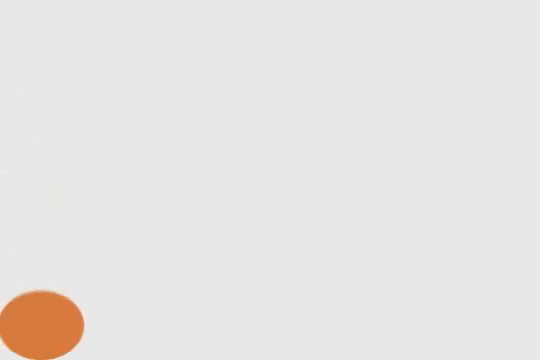
#> input picture frame 30 of Orange Bouncing Ball Animation.mp4, 540 x 360 px, given in place of stream2, which was not available
$ python masks.py
#> lines starting #> are read from the running program, lines starting #| are printed output that depends on the picture; after the words box and inside, x2 and y2 are one past the last pixel; in counts of white or black regions, pixels touching at a corner belong together; pictures that were not available may be replaced by others from this repository, and a replacement may not be noted
import cv2
import numpy as np
from collections import deque
from playsound import playsound
import threading
import os

# Config
WIDTH, HEIGHT = 800, 400
FPS = 25
DURACION = 10  # grabacion
FRAMES_UMBRAL = FPS * DURACION
FRAMES_EXTRA = 3 * FPS  # repeticion

cap = cv2.VideoCapture("rtsp://PabloJ1012:PabloJ1012@192.168.1.109:554/stream2")
buffer_frames = deque(maxlen=FRAMES_UMBRAL)


pts_src = np.load("esquinas.npy")
#> (reads esquinas.npy from the repository)
pts_dst = np.float32([
    [0, 0],
    [WIDTH - 1, 0],
    [WIDTH - 1, HEIGHT - 1],
    [0, HEIGHT - 1]
])
M = cv2.getPerspectiveTransform(pts_src, pts_dst)

porterias = np.load("porterias.npy", allow_pickle=True).item()
#> (reads porterias.npy from the repository)
p1_A, p2_A = tuple(porterias["porteria_A"][0]), tuple(porterias["porteria_A"][1])
p1_B, p2_B = tuple(porterias["porteria_B"][0]), tuple(porterias["porteria_B"][1])


contador_A = 1
contador_B = 1
ultimo_gol_A = -FRAMES_UMBRAL
ultimo_gol_B = -FRAMES_UMBRAL
lado_anterior_A = None
lado_anterior_B = None
frames_post_A = []
frames_post_B = []
post_gol_restante_A = 0
post_gol_restante_B = 0
frame_actual = 0


def punto_cruza_linea(punto, p1, p2):
    A, B, P = np.array(p1), np.array(p2), np.array(punto)
    AB, AP = B - A, P - A
    return np.cross(AB, AP) > 0

# Sonido
def reproducir_sonido():
    sonido = os.path.join(os.path.dirname(__file__), "gol.mp3")
    threading.Thread(target=playsound, args=(sonido,), daemon=True).start()

print("Presiona 'q' para salir")

while True:
    ret, frame = cap.read()
#> frame is the input picture: shape (360, 540, 3); mean B, G, R 227.9, 229.3, 231.6
    if not ret:
        print("Error leyendo frame")
        continue

    frame = cv2.warpPerspective(frame, M, (WIDTH, HEIGHT))
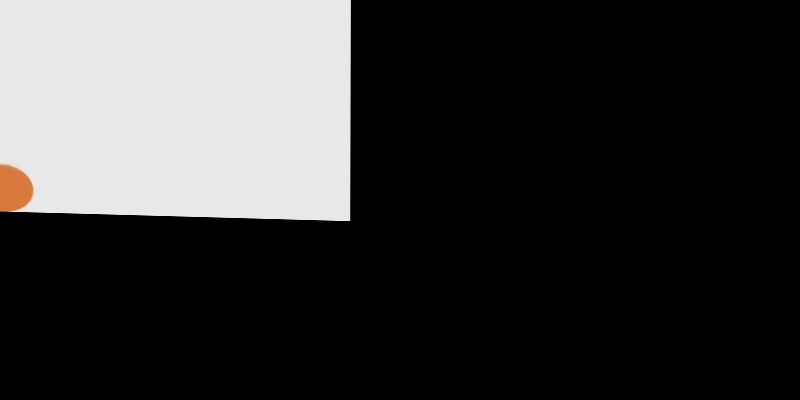
#> frame: shape (400, 800, 3); mean B, G, R 54.3, 54.5, 54.9

    cv2.line(frame, p1_A, p2_A, (0, 255, 0), 2)
    cv2.putText(frame, "Porteria A", p1_A, cv2.FONT_HERSHEY_SIMPLEX, 0.6, (0,255,0), 2)
    cv2.line(frame, p1_B, p2_B, (255, 0, 0), 2)
    cv2.putText(frame, "Porteria B", p1_B, cv2.FONT_HERSHEY_SIMPLEX, 0.6, (0,0,255), 2)
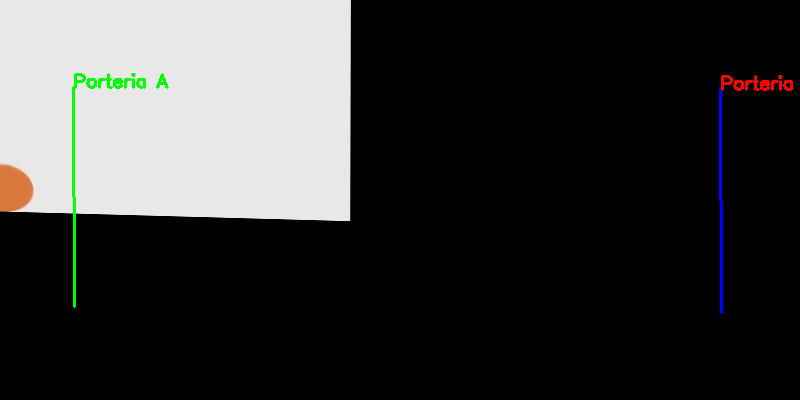
#> frame: shape (400, 800, 3); mean B, G, R 54.1, 54.8, 54.6

    # Detección de pelota
    hsv = cv2.cvtColor(frame, cv2.COLOR_BGR2HSV)
#> hsv: shape (400, 800, 3); mean H, S, V 0.6, 2.7, 56.2
    mask1 = cv2.inRange(hsv, np.array([0, 76, 90]), np.array([179, 255, 255]))
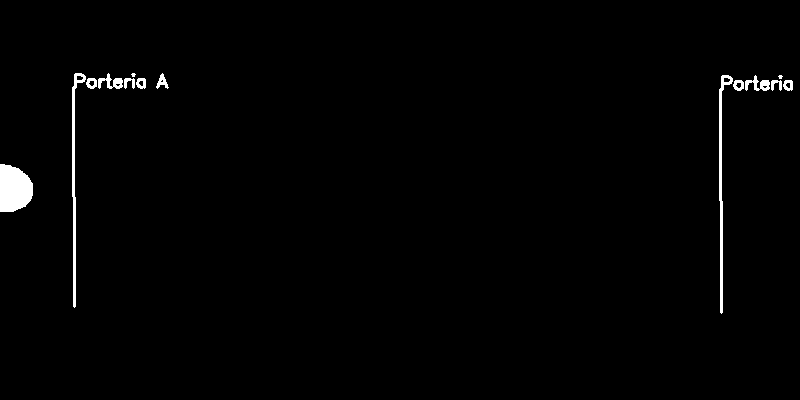
#> mask1: shape (400, 800); 1.2% white; 14 white regions (2 under 20 px), largest, box (x1, y1, x2, y2) and area: (0, 164, 33, 212) 1285, (719, 75, 733, 314) 775, (72, 73, 86, 308) 763
    masked1 = cv2.bitwise_and(frame, frame, mask=mask1)
    mask2 = cv2.inRange(masked1, np.array([0, 0, 80]), np.array([140, 255, 255]))
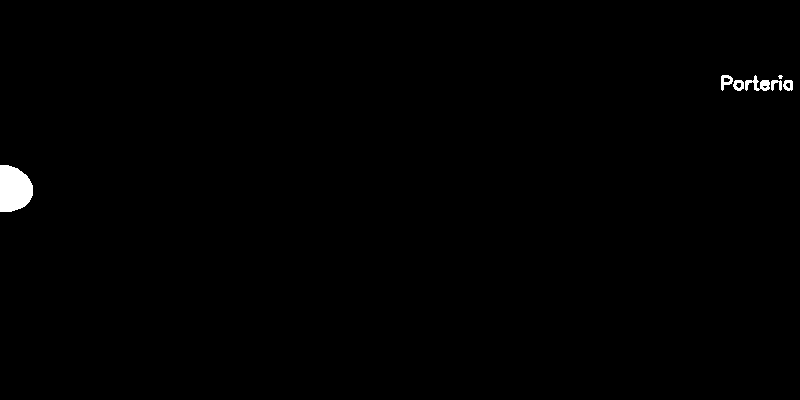
#> mask2: shape (400, 800); 0.56% white; 7 white regions (1 under 20 px)
    blur = cv2.GaussianBlur(mask2, (9, 9), 0)
    kernel = np.ones((5, 5), np.uint8)
    clean = cv2.morphologyEx(blur, cv2.MORPH_OPEN, kernel)

    contours, _ = cv2.findContours(clean, cv2.RETR_EXTERNAL, cv2.CHAIN_APPROX_SIMPLE)
#> contours = 2 contours; box (x1, y1, x2, y2) and area: (0, 161, 37, 216) 1604, (717, 71, 797, 95) 1509

    centro = None
    for cnt in contours:
        area = cv2.contourArea(cnt)
        if area < 200: continue
        perim = cv2.arcLength(cnt, True)
        if perim == 0: continue
        circularidad = 4 * np.pi * (area / (perim ** 2))
        if circularidad > 0.75:
            ((x, y), radio) = cv2.minEnclosingCircle(cnt)
            centro = (int(x), int(y))
            cv2.circle(frame, centro, int(radio), (0, 255, 0), 2)
            cv2.circle(frame, centro, 3, (0, 0, 255), -1)
            break
#> this loop made 1 pass
#> (area, perim, circularidad, x, y, radio) on pass 1: (1604.5, 160.7, 0.781, 9, 188, 28.46)
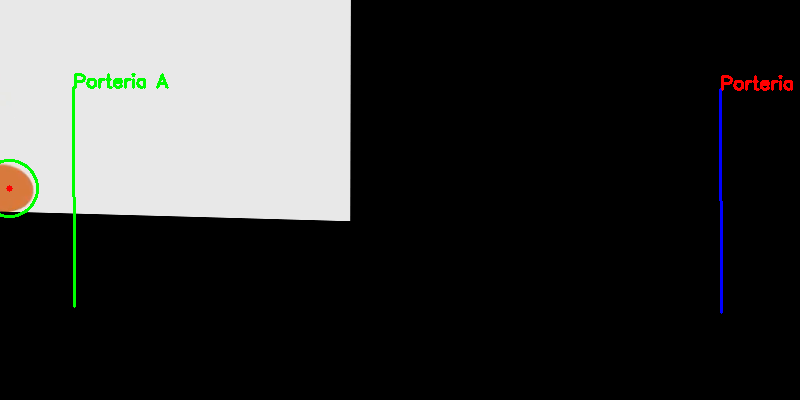
#> frame: shape (400, 800, 3); 0.11% of pixels changed, all inside (x1, y1, x2, y2) = (0, 159, 39, 218)

    # Detectar cruce en A
    if centro:
        lado_actual_A = punto_cruza_linea(centro, p1_A, p2_A)
#> in punto_cruza_linea, `A, B, P = np.array(p1), np.array(p2), np.array(punto)`: A = [73, 87]; B = [74, 306]; P = [9, 188]
#> in punto_cruza_linea, `AB, AP = B - A, P - A`: AB = [1, 219]; AP = [-64, 101]
#> lado_actual_A = True
        if lado_anterior_A is not None and lado_actual_A != lado_anterior_A:
            if frame_actual - ultimo_gol_A >= FRAMES_UMBRAL:
                print("Gol en Portería A")
                post_gol_restante_A = FRAMES_EXTRA
                ultimo_gol_A = frame_actual
                reproducir_sonido()
        lado_anterior_A = lado_actual_A
#> lado_anterior_A = True

        # Detectar cruce en B
        lado_actual_B = punto_cruza_linea(centro, p1_B, p2_B)
#> lado_actual_B = True
        if lado_anterior_B is not None and lado_actual_B != lado_anterior_B:
            if frame_actual - ultimo_gol_B >= FRAMES_UMBRAL:
                print("Gol en Portería B")
                post_gol_restante_B = FRAMES_EXTRA
                ultimo_gol_B = frame_actual
                reproducir_sonido()
        lado_anterior_B = lado_actual_B
#> lado_anterior_B = True

    # Agregar al buffer
    buffer_frames.append(frame.copy())

    # Post-gol A
    if post_gol_restante_A > 0:
        frames_post_A.append(frame.copy())
        post_gol_restante_A -= 1
        if post_gol_restante_A == 0:
            nombre = f"grabacion{contador_A}A.mp4"
            print(f"Guardando {nombre}")
            out = cv2.VideoWriter(nombre, cv2.VideoWriter_fourcc(*'mp4v'), FPS, (WIDTH, HEIGHT))
            for f in buffer_frames: out.write(f)
            for f in frames_post_A: out.write(f)
            out.release()
            print("Guardado A")
            contador_A += 1
            frames_post_A.clear()

    # Post-gol B
    if post_gol_restante_B > 0:
        frames_post_B.append(frame.copy())
        post_gol_restante_B -= 1
        if post_gol_restante_B == 0:
            nombre = f"grabacion{contador_B}B.mp4"
            print(f"Guardando {nombre}")
            out = cv2.VideoWriter(nombre, cv2.VideoWriter_fourcc(*'mp4v'), FPS, (WIDTH, HEIGHT))
            for f in buffer_frames: out.write(f)
            for f in frames_post_B: out.write(f)
            out.release()
            print("Guardado B")
            contador_B += 1
            frames_post_B.clear()

    # Usar imshow
    cv2.imshow("VAR", frame)
    frame_actual += 1

    if cv2.waitKey(1) & 0xFF == ord('q'):
#> (key q is pressed here)
        break

cap.release()
cv2.destroyAllWindows()
